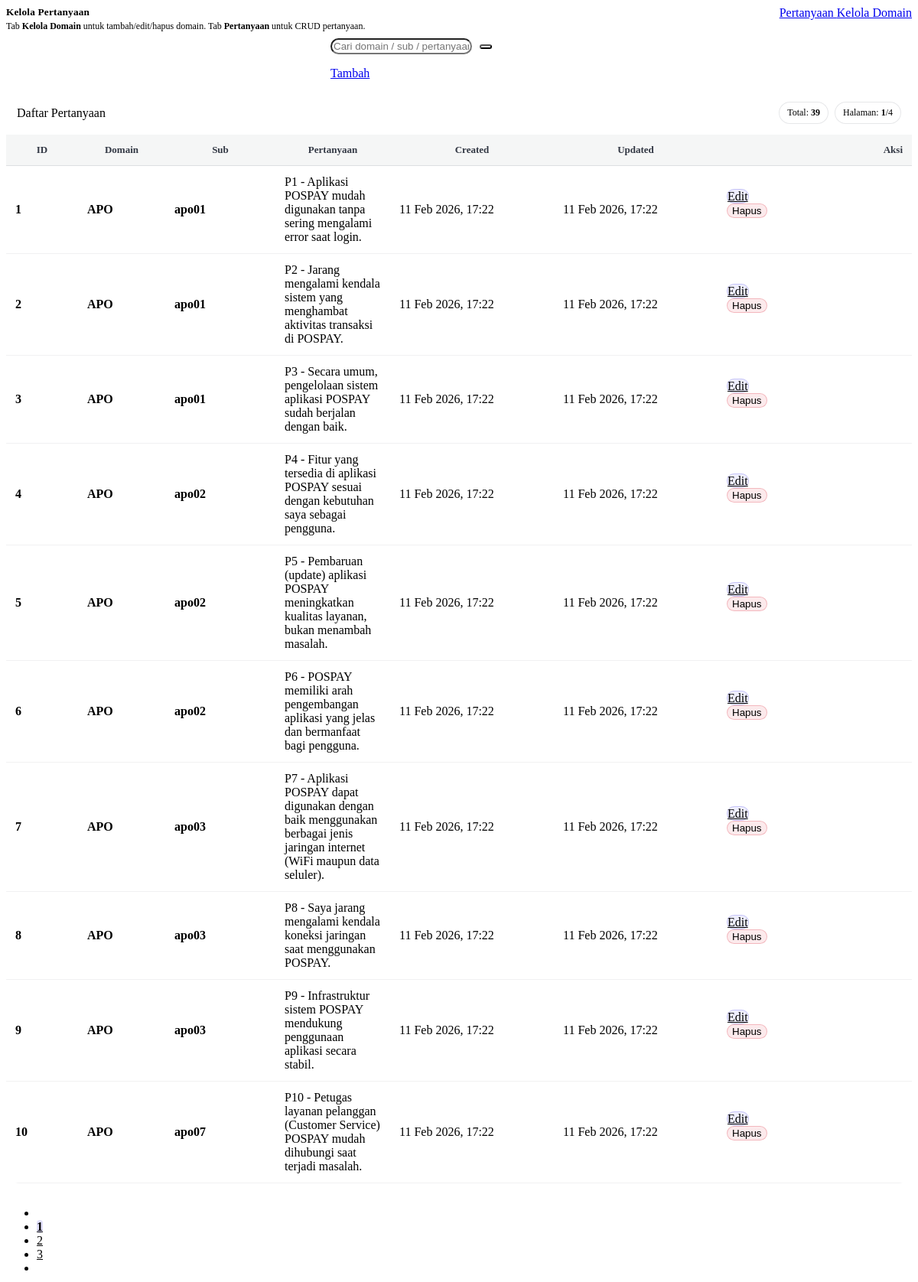
Screenshot of /dashboard.php (signed in) with the database file from the repository.
### tables this page shows
CREATE TABLE `pertanyaan` (
  `id_pertanyaan` int(11) NOT NULL,
  `id_domain` int(11) NOT NULL,
  `sub_domain` varchar(50) NOT NULL,
  `pertanyaan_text` text NOT NULL,
  `created_at` timestamp NOT NULL DEFAULT current_timestamp(),
  `updated_at` timestamp NOT NULL DEFAULT current_timestamp() ON UPDATE current_timestamp()
);

CREATE TABLE `domain` (
  `id_domain` int(11) NOT NULL,
  `kode` varchar(10) NOT NULL,
  `nama` varchar(150) NOT NULL,
  `created_at` timestamp NOT NULL DEFAULT current_timestamp(),
  `updated_at` timestamp NOT NULL DEFAULT current_timestamp() ON UPDATE current_timestamp()
);

### dashboard.php (the view, shortened to what this page needs)
<?php
require_once __DIR__ . '/../config/koneksi.php';
try {
  function e($s){ return htmlspecialchars((string)$s, ENT_QUOTES, 'UTF-8'); }
  $csrf = $_SESSION['csrf_token'];
  function fmt_date($s){
    $s = (string)$s;
    $t = strtotime($s);
    return $t ? date('d M Y, H:i', $t) : e($s);
  }
  function load_domains(mysqli $db){
    $rows = [];
    $byId = [];
    $st = $db->prepare("SELECT id_domain, kode, nama, created_at, updated_at FROM `domain` ORDER BY id_domain ASC");
    $st->execute();
    $rs = $st->get_result();
    while ($r = $rs->fetch_assoc()) {
      $id = (int)$r['id_domain'];
      $kode = strtoupper(trim((string)$r['kode']));
      $nama = trim((string)$r['nama']);
      if ($id>0 && $kode!=='') {
        $rows[] = [
          'id_domain'=>$id,'kode'=>$kode,'nama'=>$nama,
          'created_at'=>($r['created_at'] ?? ''),'updated_at'=>($r['updated_at'] ?? '')
        ];
        $byId[$id] = ['kode'=>$kode,'nama'=>$nama];
      }
    }
    return [$rows, $byId];
  }
  [$domainRows, $domainById] = load_domains($koneksi);
  $tab       = $_GET['tab'] ?? 'pertanyaan';
  $action    = $_GET['action'] ?? '';
  $editDomain = null;
  $search = trim((string)($_GET['q'] ?? ''));
  $page   = max(1, (int)($_GET['page'] ?? 1));
  $limit  = 10;
  $offset = ($page - 1) * $limit;
  $where = "1=1";
  $like  = null;
  $sqlCount = "SELECT COUNT(*) AS total
               FROM pertanyaan p
               JOIN `domain` d ON d.id_domain=p.id_domain
               WHERE $where";
  $st = $koneksi->prepare($sqlCount);
  $st->execute();
  $total = (int)($st->get_result()->fetch_assoc()['total'] ?? 0);
  $totalPages = max(1, (int)ceil($total / $limit));
  $sqlList = "SELECT p.id_pertanyaan, d.kode AS domain, p.sub_domain, p.pertanyaan_text,
                     p.created_at, p.updated_at, p.id_domain
              FROM pertanyaan p
              JOIN `domain` d ON d.id_domain=p.id_domain
              WHERE $where
              ORDER BY p.id_pertanyaan ASC
              LIMIT ? OFFSET ?";
  $st = $koneksi->prepare($sqlList);
  if ($search !== '') {
    $st->bind_param("sssii", $like, $like, $like, $limit, $offset);
  } else {
    $st->bind_param("ii", $limit, $offset);
  }
  $st->execute();
  $list = $st->get_result();
  ?>
  <div class="q-wrap">
    <div class="q-head">
      <div>
        <h5 class="q-title">Kelola Pertanyaan</h5>
        <div class="q-sub">Tab <b>Kelola Domain</b> untuk tambah/edit/hapus domain. Tab <b>Pertanyaan</b> untuk CRUD pertanyaan.</div>
      </div>
      <div class="d-flex gap-2 q-tabs">
        <a class="btn <?= ($tab==='pertanyaan')?'btn-primary':'btn-outline-primary'; ?>"
           href="dashboard.php?menu=kelola_pertanyaan&tab=pertanyaan" style="border-radius:14px;">
          <i class="bi bi-patch-question"></i> Pertanyaan
        </a>
        <a class="btn <?= ($tab==='domain')?'btn-primary':'btn-outline-primary'; ?>"
           href="dashboard.php?menu=kelola_pertanyaan&tab=domain" style="border-radius:14px;">
          <i class="bi bi-diagram-3"></i> Kelola Domain
        </a>
      </div>
    </div>
    <?php if ($tab === 'domain'): ?>
      <div class="q-card q-form">
        <div class="hd">
          <div class="fw-semibold">
            <i class="bi bi-diagram-3 me-1"></i>
            <?= ($action==='domain_edit' && $editDomain) ? 'Edit Domain' : 'Tambah Domain'; ?>
          </div>
        </div>
        <div style="padding:14px;">
          <form method="post" class="row g-3">
            <input type="hidden" name="csrf" value="<?= e($csrf); ?>">
            <?php if ($action==='domain_edit' && $editDomain): ?>
              <input type="hidden" name="action" value="domain_update">
              <input type="hidden" name="id_domain" value="<?= (int)$editDomain['id_domain']; ?>">
            <?php else: ?>
              <input type="hidden" name="action" value="domain_create">
            <?php endif; ?>
            <div class="col-md-3">
              <label class="form-label">Kode</label>
              <input class="form-control" name="kode" required placeholder="APO"
                     value="<?= e($editDomain['kode'] ?? ''); ?>">
            </div>
            <div class="col-md-6">
              <label class="form-label">Nama Domain</label>
              <input class="form-control" name="nama" required placeholder="Align, Plan and Organize"
                     value="<?= e($editDomain['nama'] ?? ''); ?>">
            </div>
            <div class="col-md-3 d-flex align-items-end gap-2">
              <button class="btn btn-primary" style="border-radius:14px;" type="submit">
                <i class="bi bi-save"></i> Simpan
              </button>
              <?php if ($action==='domain_edit'): ?>
                <a class="btn btn-outline-secondary" style="border-radius:14px;"
                   href="dashboard.php?menu=kelola_pertanyaan&tab=domain">Batal</a>
              <?php endif; ?>
            </div>
          </form>
        </div>
      </div>
      <div class="q-card">
        <div class="hd">
          <div class="fw-semibold"><i class="bi bi-list-ul me-1"></i> Daftar Domain</div>
          <div class="q-chipline">
            <span class="q-chip">Total: <b><?= number_format(count($domainRows)); ?></b></span>
          </div>
        </div>
        <div class="q-table-wrap">
          <table class="q-table" style="min-width:860px;">
            <thead>
              <tr>
                <th style="width:90px;">ID</th>
                <th style="width:140px;">Kode</th>
                <th>Nama</th>
                <th style="width:230px; text-align:right;">Aksi</th>
              </tr>
            </thead>
            <tbody>
              <?php if (!$domainRows): ?>
                <tr><td colspan="4" style="text-align:center; padding:26px; color:var(--muted);">Belum ada domain.</td></tr>
              <?php else: ?>
                <?php foreach ($domainRows as $d): ?>
                  <tr class="q-row">
                    <td style="font-weight:900;"><?= (int)$d['id_domain']; ?></td>
                    <td><span class="badge text-bg-primary" style="border-radius:999px; font-weight:900;"><?= e($d['kode']); ?></span></td>
                    <td><?= e($d['nama']); ?></td>
                    <td class="text-end q-actions">
                      <a class="btn btn-sm btn-soft-primary"
                         href="dashboard.php?menu=kelola_pertanyaan&tab=domain&action=domain_edit&id_domain=<?= (int)$d['id_domain']; ?>">
                        <i class="bi bi-pencil"></i> Edit
                      </a>
                      <form method="post" class="d-inline"
                            action="dashboard.php?menu=kelola_pertanyaan&tab=domain"
                            onsubmit="return confirm('Yakin hapus domain ini? (Tidak bisa jika masih dipakai pertanyaan)');">
                        <input type="hidden" name="csrf" value="<?= e($csrf); ?>">
                        <input type="hidden" name="action" value="domain_delete">
                        <input type="hidden" name="id_domain" value="<?= (int)$d['id_domain']; ?>">
                        <button class="btn btn-sm btn-soft-danger" type="submit">
                          <i class="bi bi-trash"></i> Hapus
                        </button>
                      </form>
                    </td>
                  </tr>
                <?php endforeach; ?>
              <?php endif; ?>
            </tbody>
          </table>
        </div>
      </div>
    <?php else: ?>
      <div class="q-head" style="margin-top:-6px;">
        <div class="d-flex gap-2 align-items-center" style="max-width:760px; width:100%;">
          <form class="q-search flex-grow-1" method="get" action="dashboard.php">
            <input class="form-control" type="text" name="q" placeholder="Cari domain / sub / pertanyaan..." value="<?= e($search); ?>">
            <button class="btn btn-primary" type="submit"><i class="bi bi-search"></i></button>
          </form>
          <a class="btn btn-outline-primary" style="border-radius:14px; white-space:nowrap;"
             href="dashboard.php?menu=kelola_pertanyaan&tab=pertanyaan&action=add">
            <i class="bi bi-plus-circle"></i> Tambah
          </a>
        </div>
      </div>
      <div class="q-card">
        <div class="hd">
          <div class="fw-semibold"><i class="bi bi-patch-question me-1"></i> Daftar Pertanyaan</div>
          <div class="q-chipline">
            <span class="q-chip">Total: <b><?= number_format($total); ?></b></span>
            <span class="q-chip">Halaman: <b><?= (int)$page; ?></b>/<?= (int)$totalPages; ?></span>
          </div>
        </div>
        <div class="q-table-wrap">
          <table class="q-table">
            <thead>
              <tr>
                <th style="width:70px;">ID</th>
                <th style="width:90px;">Domain</th>
                <th style="width:120px;">Sub</th>
                <th>Pertanyaan</th>
                <th style="width:190px;">Created</th>
                <th style="width:190px;">Updated</th>
                <th style="width:230px; text-align:right;">Aksi</th>
              </tr>
            </thead>
            <tbody>
              <?php if ($list->num_rows === 0): ?>
                <tr>
                  <td colspan="7" style="text-align:center; padding:26px; color:var(--muted);">
                    <?= ($search !== '') ? 'Data tidak ditemukan.' : 'Belum ada pertanyaan.'; ?>
                  </td>
                </tr>
              <?php else: ?>
                <?php while ($row = $list->fetch_assoc()): ?>
                  <tr class="q-row">
                    <td style="font-weight:900;"><?= (int)$row['id_pertanyaan']; ?></td>
                    <td><span class="badge text-bg-primary" style="border-radius:999px; font-weight:900;"><?= e($row['domain']); ?></span></td>
                    <td><span class="badge text-bg-secondary" style="border-radius:999px; font-weight:900;"><?= e($row['sub_domain']); ?></span></td>
                    <td><?= e($row['pertanyaan_text']); ?></td>
                    <td class="small text-muted"><?= e(fmt_date($row['created_at'] ?? '')); ?></td>
                    <td class="small text-muted"><?= e(fmt_date($row['updated_at'] ?? '')); ?></td>
                    <td class="text-end q-actions">
                      <a class="btn btn-sm btn-soft-primary"
                         href="dashboard.php?menu=kelola_pertanyaan&tab=pertanyaan&action=edit&id=<?= (int)$row['id_pertanyaan']; ?>">
                        <i class="bi bi-pencil"></i> Edit
                      </a>
                      <form method="post"
                            action="dashboard.php?menu=kelola_pertanyaan&tab=pertanyaan<?= $search!=='' ? '&q='.urlencode($search) : ''; ?>&page=<?= (int)$page; ?>"
                            class="d-inline"
                            onsubmit="return confirm('Yakin hapus pertanyaan ini?');">
                        <button class="btn btn-sm btn-soft-danger" type="submit">
                          <i class="bi bi-trash"></i> Hapus
                        </button>
                      </form>
                    </td>
                  </tr>
                <?php endwhile; ?>
              <?php endif; ?>
            </tbody>
          </table>
        </div>
      </div>
      <?php if ($totalPages > 1): ?>
        <nav class="mt-2">
          <ul class="pagination q-pagi justify-content-end mb-0">
            <?php
              $base = "dashboard.php?menu=kelola_pertanyaan&tab=pertanyaan";
            ?>
            <li class="page-item <?= ($page<=1)?'disabled':''; ?>">
            </li>
            <?php
              $start = max(1, $page - 2);
              $end   = min($totalPages, $page + 2);
              for ($p=$start; $p<=$end; $p++):
            ?>
              <li class="page-item <?= ($p===$page)?'active':''; ?>">
                <a class="page-link" href="<?= e($base . "&page=" . $p); ?>"><?= (int)$p; ?></a>
              </li>
            <?php endfor; ?>
            <li class="page-item <?= ($page>=$totalPages)?'disabled':''; ?>">
            </li>
          </ul>
        </nav>
      <?php endif; ?>
    <?php endif; ?>
  </div>
  <?php
} catch (Throwable $ex) {
  echo '<div class="alert alert-danger" style="border-radius:14px;">';
  echo '<b>Terjadi error:</b><br>';
  echo '<pre style="white-space:pre-wrap;margin-top:8px;">'.htmlspecialchars($ex->getMessage(), ENT_QUOTES, 'UTF-8').'</pre>';
  echo '</div>';
}

### dashboard.php (style rules this page uses)
.q-wrap { display:grid; gap:14px; }
.q-head { display:flex; flex-wrap:wrap; gap:12px; align-items:flex-start; justify-content:space-between; }
.q-title { margin:0; font-weight:900; letter-spacing:.2px; }
.q-sub { color: var(--muted); font-size:12px; margin-top:3px; }
.q-search { display:flex; gap:10px; align-items:center; width: min(720px, 100%); }
.q-search .form-control { border-radius:14px !important; }
.q-search .btn { border-radius:14px !important; }
.q-card { border:1px solid var(--border); border-radius:18px; background: rgba(255,255,255,.02); box-shadow: var(--shadow); overflow:hidden; }
.q-card .hd { padding:14px; border-bottom:1px solid var(--border); display:flex; flex-wrap:wrap; gap:10px; align-items:center; justify-content:space-between; background: rgba(255,255,255,.02); }
.q-chipline { display:flex; flex-wrap:wrap; gap:8px; align-items:center; }
.q-chip { border: 1px solid rgba(17,24,39,.10); background: rgba(255,255,255,.04); border-radius: 999px; padding: 6px 10px; font-size: 12px; color: var(--muted); }
.q-table-wrap { overflow:auto; }
.q-table { width:100%; border-collapse:separate; border-spacing:0; min-width: 980px; }
.q-table thead th { position: sticky; top: 0; z-index: 2; padding: 12px 12px; font-weight: 900; font-size: 13px; border-bottom: 1px solid rgba(17,24,39,.10); background: rgba(17,24,39,.04); color: rgba(17,24,39,.86); backdrop-filter: blur(8px); }
.q-table tbody td { padding: 12px 12px; border-bottom: 1px solid rgba(17,24,39,.06); color: var(--text); vertical-align: middle; }
.q-row { transition: background-color .12s ease; }
.q-actions .btn { border-radius: 12px !important; }
.btn-soft-primary { border:1px solid rgba(90,84,232,.28) !important; background: rgba(90,84,232,.10) !important; color: var(--text) !important; }
.btn-soft-danger { border: 1px solid rgba(220,53,69,.28) !important; background: rgba(220,53,69,.10) !important; color: var(--text) !important; }
.q-tabs a { border-radius:14px !important; }
.q-pagi .page-link { border-radius: 12px !important; border-color: var(--border) !important; color: var(--text) !important; background: rgba(255,255,255,.02) !important; }
.q-pagi .page-item.active .page-link { background: rgba(90,84,232,.18) !important; border-color: rgba(90,84,232,.30) !important; font-weight: 900; }

### rows the page displays
pertanyaan: id_pertanyaan "1", id_domain.kode "APO", sub_domain "apo01", pertanyaan_text "P1 - Aplikasi POSPAY mudah digunakan tanpa sering mengalami error saat login.", created_at "11 Feb 2026, 17:22", updated_at "11 Feb 2026, 17:22"
pertanyaan: id_pertanyaan "2", id_domain.kode "APO", sub_domain "apo01", pertanyaan_text "P2 - Jarang mengalami kendala sistem yang menghambat aktivitas transaksi di POSPAY.", created_at "11 Feb 2026, 17:22", updated_at "11 Feb 2026, 17:22"
pertanyaan: id_pertanyaan "3", id_domain.kode "APO", sub_domain "apo01", pertanyaan_text "P3 - Secara umum, pengelolaan sistem aplikasi POSPAY sudah berjalan dengan baik.", created_at "11 Feb 2026, 17:22", updated_at "11 Feb 2026, 17:22"
pertanyaan: id_pertanyaan "4", id_domain.kode "APO", sub_domain "apo02", pertanyaan_text "P4 - Fitur yang tersedia di aplikasi POSPAY sesuai dengan kebutuhan saya sebagai pengguna.", created_at "11 Feb 2026, 17:22", updated_at "11 Feb 2026, 17:22"
pertanyaan: id_pertanyaan "5", id_domain.kode "APO", sub_domain "apo02", pertanyaan_text "P5 - Pembaruan (update) aplikasi POSPAY meningkatkan kualitas layanan, bukan menambah masalah.", created_at "11 Feb 2026, 17:22", updated_at "11 Feb 2026, 17:22"
pertanyaan: id_pertanyaan "6", id_domain.kode "APO", sub_domain "apo02", pertanyaan_text "P6 - POSPAY memiliki arah pengembangan aplikasi yang jelas dan bermanfaat bagi pengguna.", created_at "11 Feb 2026, 17:22", updated_at "11 Feb 2026, 17:22"
pertanyaan: id_pertanyaan "7", id_domain.kode "APO", sub_domain "apo03", pertanyaan_text "P7 - Aplikasi POSPAY dapat digunakan dengan baik menggunakan berbagai jenis jaringan internet (WiFi maupun data seluler).", created_at "11 Feb 2026, 17:22", updated_at "11 Feb 2026, 17:22"
pertanyaan: id_pertanyaan "8", id_domain.kode "APO", sub_domain "apo03", pertanyaan_text "P8 - Saya jarang mengalami kendala koneksi jaringan saat menggunakan POSPAY.", created_at "11 Feb 2026, 17:22", updated_at "11 Feb 2026, 17:22"
pertanyaan: id_pertanyaan "9", id_domain.kode "APO", sub_domain "apo03", pertanyaan_text "P9 - Infrastruktur sistem POSPAY mendukung penggunaan aplikasi secara stabil.", created_at "11 Feb 2026, 17:22", updated_at "11 Feb 2026, 17:22"
pertanyaan: id_pertanyaan "10", id_domain.kode "APO", sub_domain "apo07", pertanyaan_text "P10 - Petugas layanan pelanggan (Customer Service) POSPAY mudah dihubungi saat terjadi masalah.", created_at "11 Feb 2026, 17:22", updated_at "11 Feb 2026, 17:22"

### other values shown
$total "39"
$page "1"
$totalPages "4"
